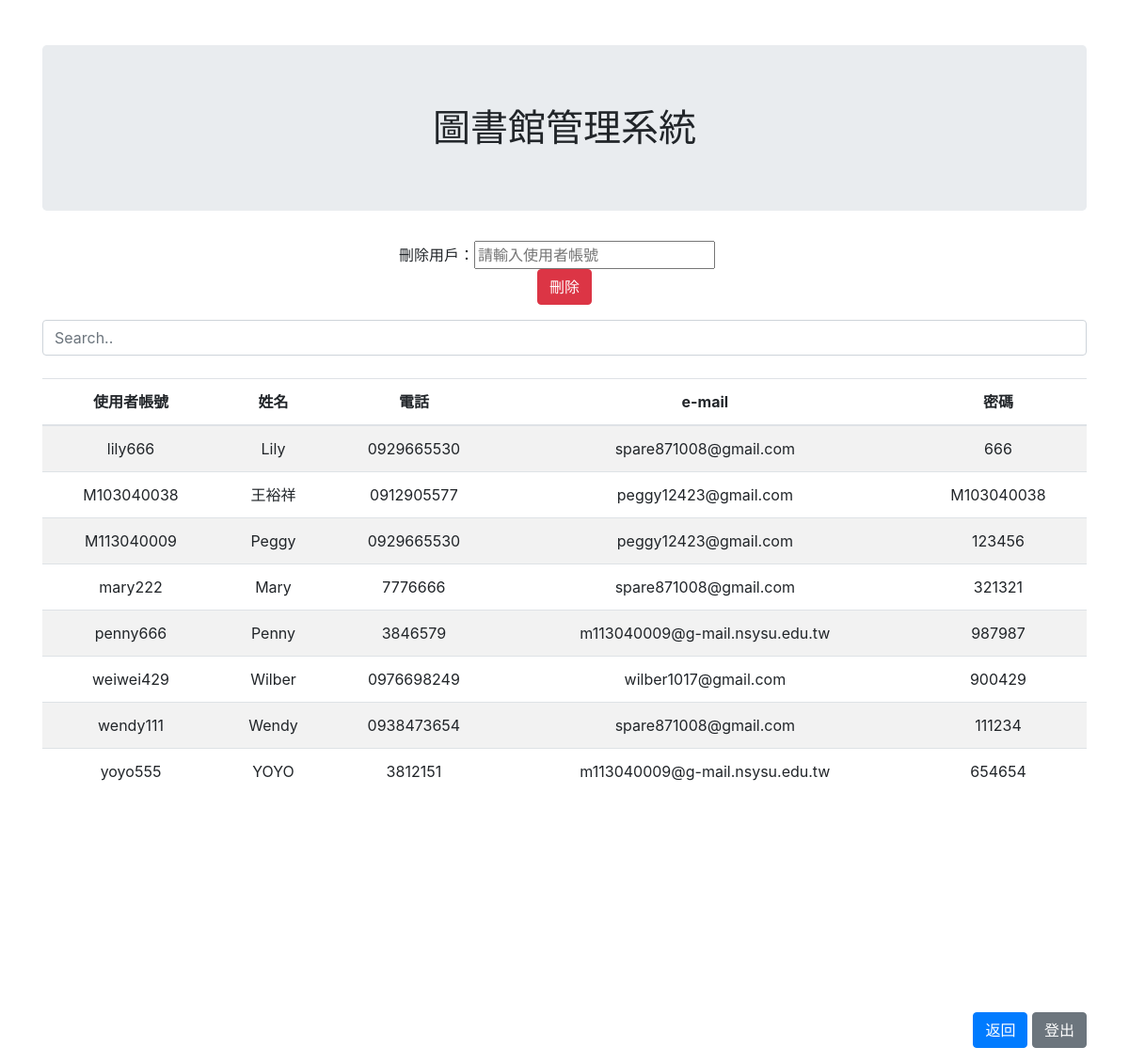
The page /user_data.php on the database its author committed.
### tables this page shows
CREATE TABLE `person` (
  `user` varchar(10) NOT NULL,
  `name` varchar(10) NOT NULL,
  `TEL` varchar(15) NOT NULL,
  `email` varchar(50) NOT NULL,
  `passwd` varchar(20) NOT NULL
);

### user_data.php (the view, shortened to what this page needs)
<!DOCTYPE html>
<html lang="en">
<head>
  <link rel="stylesheet" href="https://cdn.jsdelivr.net/npm/bootstrap@4.6.2/dist/css/bootstrap.min.css">
</head>
<body>
<?php include('connect.php');  ?>
<center>
    <div class="container">
        <br><br><h1 class="jumbotron text-center">圖書館管理系統</h1>
    </div>
    <form name="form" action="delete_user.php" method="post">
        <div class="col-sm-4">
            <p align="center">刪除用戶：<input type="text" name="delete_user" id='delete_user' placeholder="請輸入使用者帳號"/>&emsp;<input type="submit" class="btn btn-danger"  value="刪除"></h3></a></p>
        </div>
    </form>
    <div class="container">
        <?php
	        $query = "SELECT * FROM person ";
	        $query_run = mysqli_query( $connection , $query );
        ?>
        <input class="form-control" id="myInput" type="text" placeholder="Search.."> <br>
        <table class="table table-striped"style="text-align:center;">
            <thead style="text-align:center;">
                <tr style="text-align:center;">
                    <th>使用者帳號</th>
                    <th>姓名</th>
                    <th>電話</th>
                    <th>e-mail</th>
                    <th>密碼</th>
                </tr>
            </thead>
            <tbody id='myTable'>
                <?php
                    if(mysqli_num_rows($query_run) > 0){
                        foreach($query_run as $row){
                ?>
                    <tr>
                        <td><?php echo $row['user']; ?></td>
                        <td><?php echo $row['name']; ?></td>
                        <td><?php echo $row['TEL']; ?></td>
                        <td><?php echo $row['email']; ?></td>
                        <td><?php echo $row['passwd']; ?></td>
                    </tr>
                <?php
                    }
                    }
                ?>
            </tbody>
        </table>
</center>
    <div class="container">
        <br><br><br><br><br><br><br><br><br><p align="right"><a href="manager.php" class="btn btn-primary"  role="button" >返回</a>&nbsp;<a href="logout.php" class="btn btn-secondary"  role="button" >登出</a></p>
    </div>
</body>
</html>

### rows shown on the page
person: user "lily666", name "Lily", TEL "0929665530", email "spare871008@gmail.com", passwd "666"
person: user "M103040038", name "王裕祥", TEL "0912905577", email "peggy12423@gmail.com", passwd "M103040038"
person: user "M113040009", name "Peggy", TEL "0929665530", email "peggy12423@gmail.com", passwd "123456"
person: user "mary222", name "Mary", TEL "7776666", email "spare871008@gmail.com", passwd "321321"
person: user "penny666", name "Penny", TEL "3846579", email "m113040009@g-mail.nsysu.edu.tw", passwd "987987"
person: user "weiwei429", name "Wilber", TEL "0976698249", email "wilber1017@gmail.com", passwd "900429"
person: user "wendy111", name "Wendy", TEL "0938473654", email "spare871008@gmail.com", passwd "111234"
person: user "yoyo555", name "YOYO", TEL "3812151", email "m113040009@g-mail.nsysu.edu.tw", passwd "654654"
